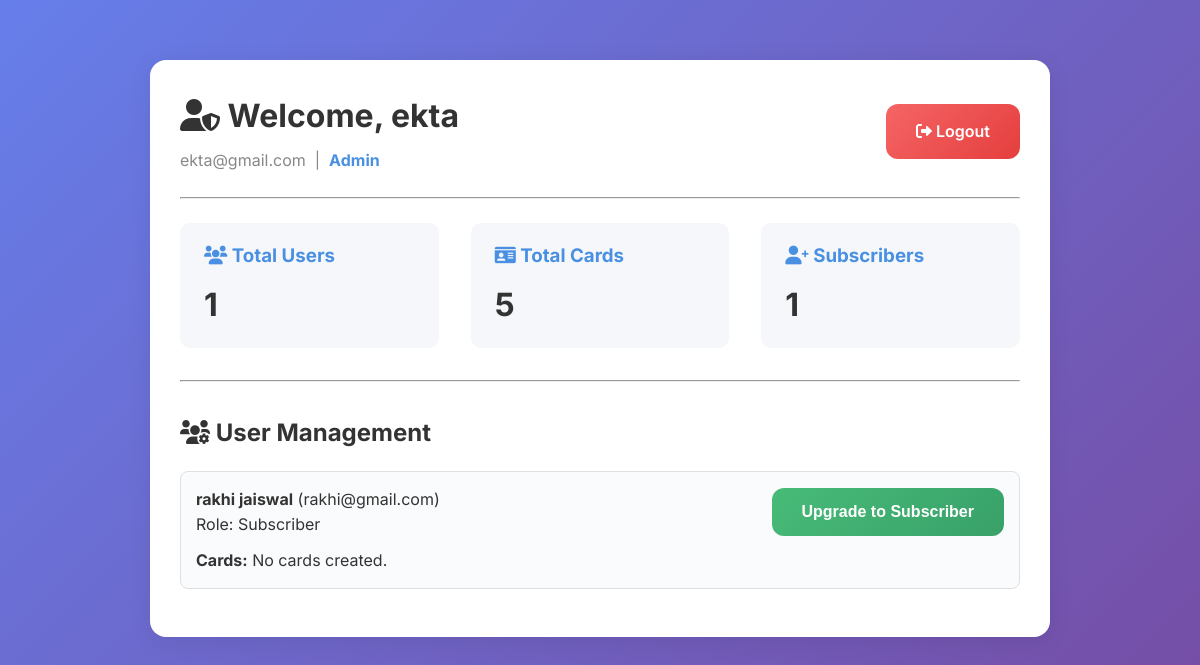
The page /dashboard (signed in) on the database as committed earlier.
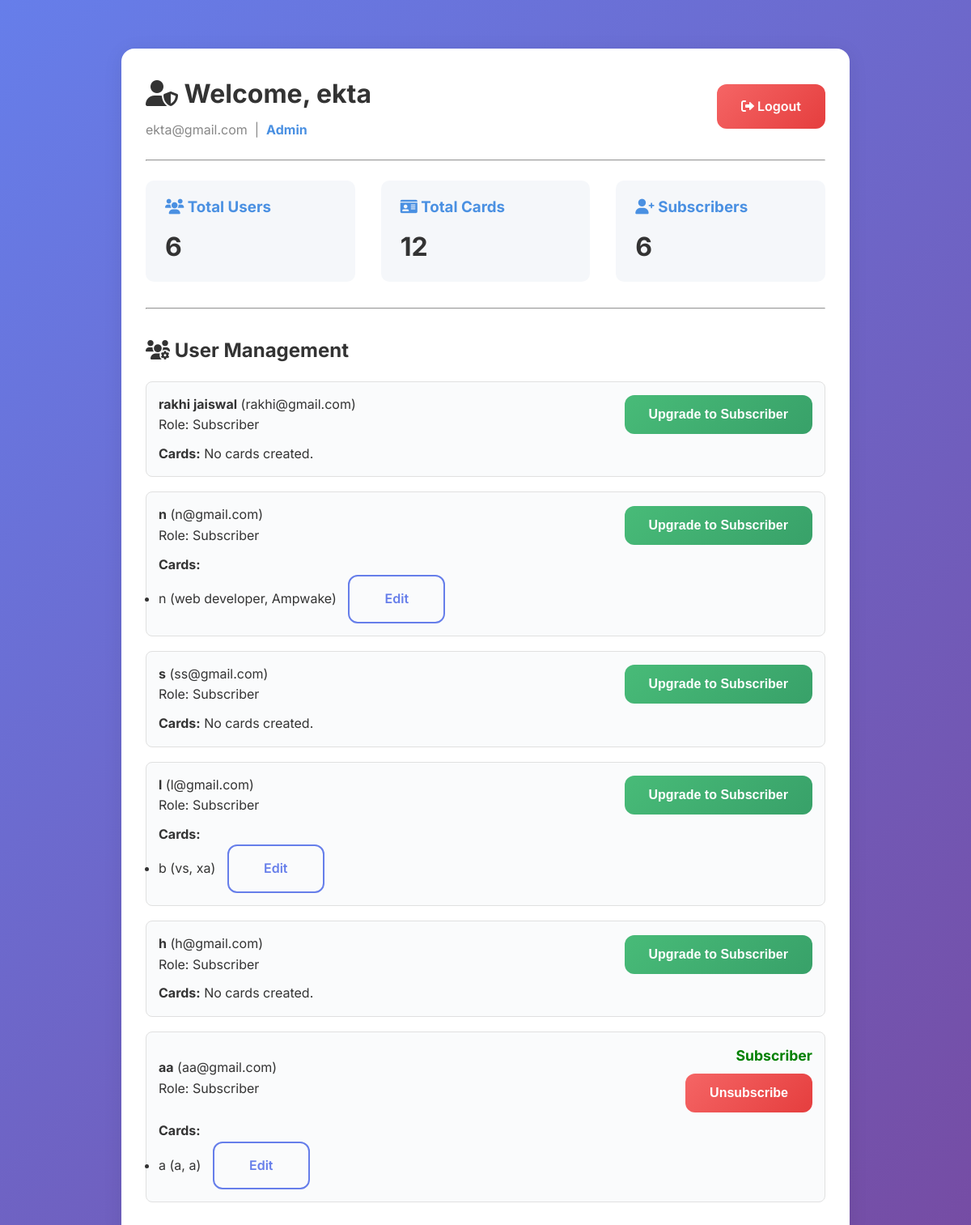
The same page on the database as committed later.
### models.py (models this page shows, shortened)
class User(db.Model):
    id = db.Column(db.Integer, primary_key=True)
    name = db.Column(db.String(100))
    email = db.Column(db.String(120), unique=True, nullable=False)
    password = db.Column(db.String(200), nullable=False)
    role = db.Column(db.String(20), default='new')
    is_verified = db.Column(db.Boolean, default=False)
    subscription_active = db.Column(db.Boolean, default=False)
    created_on = db.Column(db.DateTime, default=datetime.utcnow)
    cards = db.relationship('BusinessCard', backref='user', lazy=True)

class BusinessCard(db.Model):
    id = db.Column(db.Integer, primary_key=True)
    name = db.Column(db.String(100))
    designation = db.Column(db.String(100))
    company = db.Column(db.String(100))
    mobile = db.Column(db.String(20))
    email = db.Column(db.String(100))
    logo = db.Column(db.String(255))
    pdf = db.Column(db.String(255))
    qr = db.Column(db.String(255))
    user_id = db.Column(db.Integer, db.ForeignKey('user.id'), nullable=False)

### app.py (the view)
@app.route('/dashboard')
def dashboard():
    if 'user_id' not in session:
        return redirect(url_for('login'))
    user = User.query.get(session['user_id'])
    if user:
        if user.role == 'admin':
            users = User.query.filter(User.role != 'admin').all()
            user_cards = {u.id: BusinessCard.query.filter_by(user_id=u.id).all() for u in users}
            stats = {
                'total_users': User.query.filter(or_(User.role == 'subscription', User.role == 'new')).count(),
                'total_cards': BusinessCard.query.count(),
                'subscribers': User.query.filter(or_(User.role == 'subscription', User.role == 'new')).count()
            }
            return render_template('admin_dashboard.html', user=user, users=users, user_cards=user_cards, stats=stats)
        else:
            cards = BusinessCard.query.filter_by(user_id=user.id).all()
            can_create = user.role != 'new' or len(cards) < 1
            return render_template('dashboard.html', user=user, cards=cards, can_create=can_create)
    else:
        return redirect(url_for('login'))

### templates/admin_dashboard.html (shortened to what the changed rows need)
{% extends "base.html" %}
{% block content %}
<div class="admin-dashboard" style="max-width:900px;margin:40px auto;padding:30px;background:#fff;border-radius:16px;box-shadow:0 4px 24px rgba(0,0,0,0.08);">
    <div style="display:flex;align-items:center;justify-content:space-between;">
        <div>
            <h1 style="margin-bottom:0.2em;"><i class="fas fa-user-shield"></i> Welcome, {{ user.name }}</h1>
        </div>
    </div>
    <div style="display:flex;gap:32px;flex-wrap:wrap;">
        <div style="flex:1;min-width:220px;background:#f5f7fa;padding:18px 24px;border-radius:10px;">
            <h3 style="margin:0 0 8px 0;color:#4a90e2;"><i class="fas fa-users"></i> Total Users</h3>
            <div style="font-size:2em;font-weight:bold;">{{ stats.total_users }}</div>
        </div>
        <div style="flex:1;min-width:220px;background:#f5f7fa;padding:18px 24px;border-radius:10px;">
            <h3 style="margin:0 0 8px 0;color:#4a90e2;"><i class="fas fa-id-card"></i> Total Cards</h3>
            <div style="font-size:2em;font-weight:bold;">{{ stats.total_cards }}</div>
        </div>
        <div style="flex:1;min-width:220px;background:#f5f7fa;padding:18px 24px;border-radius:10px;">
            <h3 style="margin:0 0 8px 0;color:#4a90e2;"><i class="fas fa-user-plus"></i> Subscribers</h3>
            <div style="font-size:2em;font-weight:bold;">{{ stats.subscribers }}</div>
        </div>
    </div>
    <h2 style="margin-bottom:18px;"><i class="fas fa-users-cog"></i> User Management</h2>
    <div class="admin-users-list">
        {% for u in users %}
            <div class="admin-user-block" style="border:1px solid #e0e0e0; margin-bottom:18px; padding:15px; border-radius:8px; background:#fafbfc;">
                <div style="display:flex; justify-content:space-between; align-items:center;">
                    <div>
                        <strong>{{ u.name }}</strong> ({{ u.email }})<br>
                        <span>Role:
    {% if u.role == 'subscription' or u.role == 'new' %}
        Subscriber
    {% elif u.role == 'admin' %}
        Admin
    {% else %}
        {{ u.role|title }}
    {% endif %}
</span>
                    </div>
                    {% if u.role == 'new' %}
                    <form method="POST" action="{{ url_for('upgrade_user', user_id=u.id) }}" style="margin:0;" class="upgrade-form" data-username="{{ u.name }}" data-userid="{{ u.id }}">
                        <button type="button" class="btn btn-success upgrade-btn">Upgrade to Subscriber</button>
                    </form>
                    {% elif u.role == 'subscription' %}
                        <div style="display: flex; flex-direction: column; align-items: flex-end;">
                            <span class="subscriber-label" style="color:green; font-weight:bold; font-size:1.1em;">Subscriber</span>
                            <form method="POST" action="{{ url_for('unsubscribe_user', user_id=u.id) }}" style="margin-top:8px;" class="unsubscribe-form" data-username="{{ u.name }}" data-userid="{{ u.id }}">
                                <button type="button" class="btn btn-danger unsubscribe-btn">Unsubscribe</button>
                            </form>
                        </div>
                    {% else %}
                        <span class="subscriber-label" style="color:green; font-weight:bold; font-size:1.1em;">Subscriber</span>
                    {% endif %}
                </div>
                <div style="margin-top:10px;">
                    <strong>Cards:</strong>
                    {% if user_cards[u.id] %}
                        <ul>
                        {% for card in user_cards[u.id] %}
                            <li>
                                {{ card.name }} ({{ card.designation }}, {{ card.company }})
                                <a href="{{ url_for('edit_card', card_id=card.id) }}" class="btn btn-outline btn-sm" style="margin-left:10px;">Edit</a>
                            </li>
                        {% endfor %}
                        </ul>
                    {% else %}
                        <span>No cards created.</span>
                    {% endif %}
                </div>
            </div>
        {% endfor %}
    </div>
</div>
{% endblock %}

Rows that differ between the two databases and show on the page:
added User: name "n", email "n@gmail.com", role "Subscriber"
added BusinessCard: name "n", designation "web developer", company "Ampwake"
added User: name "s", email "ss@gmail.com", role "Subscriber", shows "No cards created."
added User: name "l", email "l@gmail.com", role "Subscriber"
added BusinessCard: name "b", designation "vs", company "xa", shown under "l"
added User: name "h", email "h@gmail.com", role "Subscriber", shows "No cards created."
added User: name "aa", email "aa@gmail.com", role "Subscriber"
added BusinessCard: name "a", designation "a", company "a", shown under "aa"
Other text that changed with them:
{{ stats.total_users }}: "1" → "6"
{{ stats.total_cards }}: "5" → "12"
{{ stats.subscribers }}: "1" → "6"
